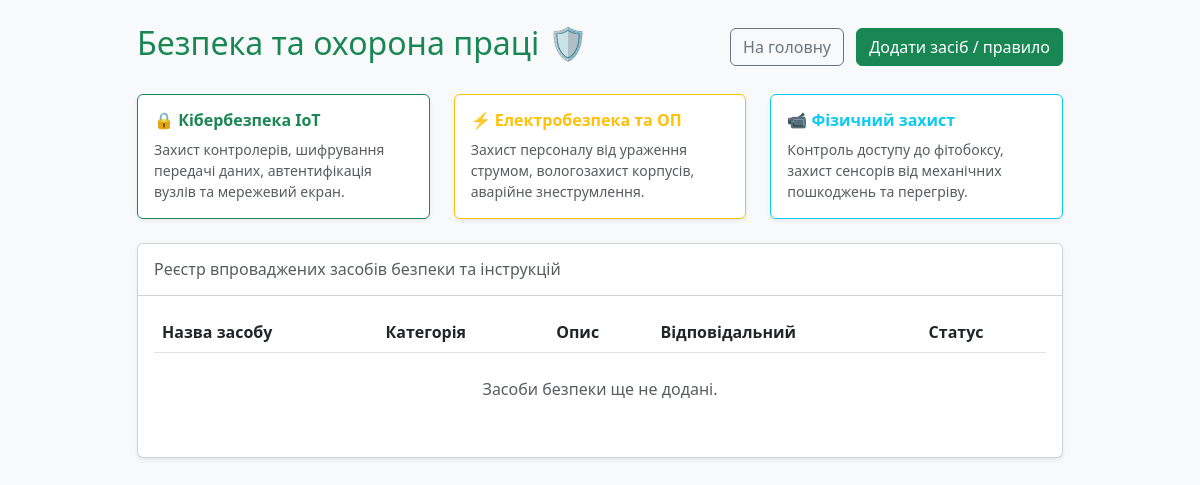
/security/, run on an earlier commit of the app's database.
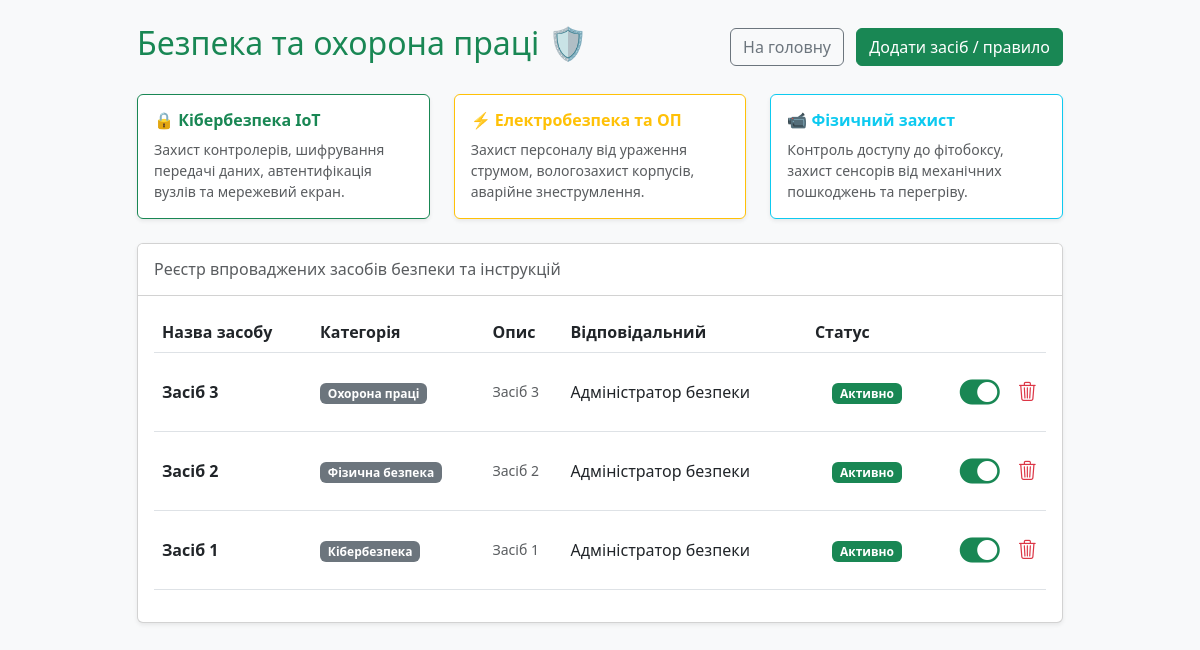
And on a later commit of the database.
### security/models.py (models this page shows, shortened)
class SecurityMeasure(models.Model):
    CATEGORY_CHOICES = [
        ('Кібербезпека', 'Кібербезпека (Мережа та дані)'),
        ('Фізична безпека', 'Фізична безпека (Обладнання)'),
        ('Охорона праці', 'Охорона праці (Персонал)'),
    ]
    title = models.CharField(max_length=150, verbose_name="Назва заходу / засобу")
    category = models.CharField(max_length=50, choices=CATEGORY_CHOICES, default='Кібербезпека', verbose_name="Категорія")
    description = models.TextField(verbose_name="Опис та правила застосування")
    responsible = models.CharField(max_length=100, default="Адміністратор безпеки", verbose_name="Відповідальна особа")
    is_active = models.BooleanField(default=True, verbose_name="Статус (Впроваджено)")
    updated_at = models.DateTimeField(auto_now=True, verbose_name="Останнє оновлення")

### security/views.py (the view)
# urls.py: path('', views.security_list, name='security_list'),
def security_list(request):
    measures = SecurityMeasure.objects.all().order_by('-id')
    return render(request, 'security/security_list.html', {'measures': measures})

### templates/security/security_list.html (shortened to what this page needs)
<!DOCTYPE html>
<html lang="uk">
<head>
    <link href="https://cdn.jsdelivr.net/npm/bootstrap@5.3.0/dist/css/bootstrap.min.css" rel="stylesheet">
    <link href="https://cdn.jsdelivr.net/npm/bootstrap-icons@1.11.1/font/bootstrap-icons.css" rel="stylesheet">
</head>
<body class="bg-light p-4">
    <div class="container" style="max-width: 950px;">
        <div class="d-flex justify-content-between align-items-center mb-4">
            <h2 class="text-success" style="font-weight: 500;">Безпека та охорона праці 🛡️</h2>
            <div>
                <a href="{% url 'dashboard' %}" class="btn btn-outline-secondary me-2">На головну</a>
                <a href="{% url 'add_security' %}" class="btn btn-success">Додати засіб / правило</a>
            </div>
        </div>
        <div class="row mb-4">
            <div class="col-md-4">
                <div class="card border-success h-100 shadow-sm">
                    <div class="card-body">
                        <h6 class="card-title text-success fw-bold">🔒 Кібербезпека IoT</h6>
                        <p class="card-text small text-muted mb-0">Захист контролерів, шифрування передачі даних, автентифікація вузлів та мережевий екран.</p>
                    </div>
                </div>
            </div>
            <div class="col-md-4">
                <div class="card border-warning h-100 shadow-sm">
                    <div class="card-body">
                        <h6 class="card-title text-warning fw-bold">⚡ Електробезпека та ОП</h6>
                        <p class="card-text small text-muted mb-0">Захист персоналу від ураження струмом, вологозахист корпусів, аварійне знеструмлення.</p>
                    </div>
                </div>
            </div>
            <div class="col-md-4">
                <div class="card border-info h-100 shadow-sm">
                    <div class="card-body">
                        <h6 class="card-title text-info fw-bold">📹 Фізичний захист</h6>
                        <p class="card-text small text-muted mb-0">Контроль доступу до фітобоксу, захист сенсорів від механічних пошкоджень та перегріву.</p>
                    </div>
                </div>
            </div>
        </div>
        <div class="card shadow-sm">
            <div class="card-header bg-white py-3">
                <h6 class="mb-0 text-muted">Реєстр впроваджених засобів безпеки та інструкцій</h6>
            </div>
            <div class="card-body">
                <table class="table table-borderless align-middle">
                    <thead class="border-bottom">
                        <tr>
                            <th>Назва засобу</th>
                            <th>Категорія</th>
                            <th>Опис</th>
                            <th>Відповідальний</th>
                            <th>Статус</th>
                        </tr>
                    </thead>
                    <tbody>
                        {% for item in measures %}
                        <tr class="border-bottom">
                            <td class="fw-bold">{{ item.title }}</td>
                            <td><span class="badge bg-secondary">{{ item.category }}</span></td>
                            <td class="small text-muted">{{ item.description }}</td>
                            <td>{{ item.responsible }}</td>
                            <td class="text-center" style="width: 120px;">
                                {% if item.is_active %}
                                    <span class="badge bg-success">Активно</span>
                                {% else %}
                                    <span class="badge bg-danger">Неактивно</span>
                                {% endif %}
                            </td>
                            <td class="text-end">
                                <div class="d-flex justify-content-end align-items-center gap-2">
                                    <form method="post" action="{% url 'toggle_security' item.pk %}" class="m-0">
                                        <button type="submit" class="btn btn-link p-0 text-decoration-none shadow-none" title="Змінити статус">
                                            {% if item.is_active %}
                                                <i class="bi bi-toggle-on text-success" style="font-size: 2.5rem;"></i>
                                            {% else %}
                                                <i class="bi bi-toggle-off text-secondary" style="font-size: 2.5rem;"></i>
                                            {% endif %}
                                        </button>
                                    </form>
                                    <form method="post" action="{% url 'delete_security' item.pk %}" onsubmit="return confirm('Видалити це правило безпеки?');" class="m-0">
                                        <button type="submit" class="btn btn-link p-0 text-decoration-none shadow-none ms-2" title="Видалити">
                                            <i class="bi bi-trash3 text-danger" style="font-size: 1.2rem;"></i>
                                        </button>
                                    </form>
                                </div>
                            </td>
                        </tr>
                        {% empty %}
                        <tr>
                            <td colspan="5" class="text-center text-muted py-4">Засоби безпеки ще не додані.</td>
                        </tr>
                        {% endfor %}
                    </tbody>
                </table>
            </div>
        </div>
    </div>
</body>
</html>

What changed in the data, as far as the page shows it:
added SecurityMeasure: title "Засіб 3", category "Охорона праці", description "Засіб 3", responsible "Адміністратор безпеки", is_active "Активно"
added SecurityMeasure: title "Засіб 2", category "Фізична безпека", description "Засіб 2", responsible "Адміністратор безпеки", is_active "Активно"
added SecurityMeasure: title "Засіб 1", category "Кібербезпека", description "Засіб 1", responsible "Адміністратор безпеки", is_active "Активно"
Also different on the page:
text no longer shown: "Засоби безпеки ще не додані."
